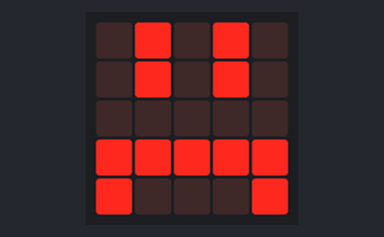
Recording of a program running on a simulated BBC micro:bit (MakeCode). Shown: the board's 5×5 LED display.

Above: at 0.1 s.
At 1.7 s:
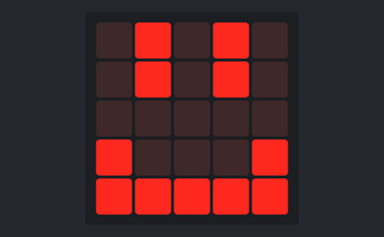

The program:

main.ts
```typescript
function Feliz () {
    basic.showLeds(`
        . # . # .
        . # . # .
        . . . . .
        # . . . #
        # # # # #
        `)
}
function Triste () {
    basic.showLeds(`
        . # . # .
        . # . # .
        . . . . .
        # # # # #
        # . . . #
        `)
}
function Brava () {
    basic.showLeds(`
        # . . . #
        . # . # .
        # # . # #
        . . . . .
        # # # # #
        `)
}
function temor () {
    basic.showLeds(`
        . # . # .
        . # . # .
        . . . . .
        . # . # .
        # . # . #
        `)
}
function Seria () {
    basic.showLeds(`
        . # . # .
        . # . # .
        . . . . .
        # # # # #
        . . . . .
        `)
}
basic.forever(function () {
    let quier_jugar = 0
    if (quier_jugar == 0) {
        Triste()
    } else {

    }
    if (0 == 0) {
        Triste()
    } else {

    }
    if (0 == 0) {
        Triste()
    } else {

    }
    if (0 == 0) {
        Triste()
    } else {

    }
})
basic.forever(function () {
    let hidratacion = 0
    let agua = 0
    let dialogo = 0
    let hablo = 0
    let balon = 0
    let jugar = 0
    let iluminacion = 0
    let sol = 0
    if (sol == iluminacion) {
        Feliz()
    } else {

    }
    if (jugar == balon) {
        Feliz()
    } else {

    }
    if (hablo == dialogo) {
        Feliz()
    } else {

    }
    if (agua == hidratacion) {
        Feliz()
    } else {

    }
})
```

test.ts
```typescript
// aquí va el archivo "tests"; esto no se compilará cuando este paquete se utilice como una extensión.
```

Measured:
- what the display in image 1 shows lasts 1.6 s, from 1.6 s to 3.2 s
